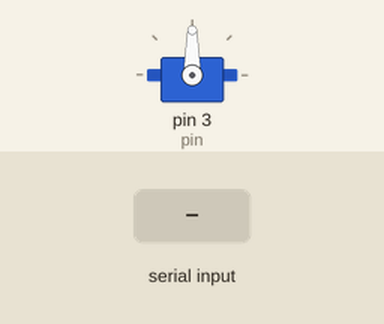
Simulated run of this sketch. Board: Arduino Uno, built with avr-gcc and run on an emulated ATmega328P. Shown: servo. The inputs (shaded band) are chosen by the test bench.

Above: at 1.2 s.
1.3 s: "1" received over Serial
At 2.3 s:
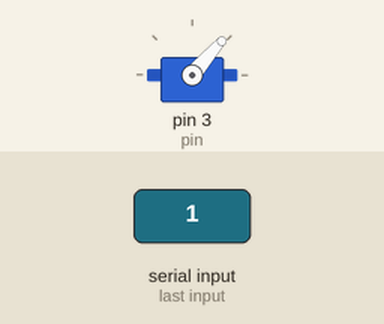
2.8 s: "0" received over Serial
At 3.5 s:
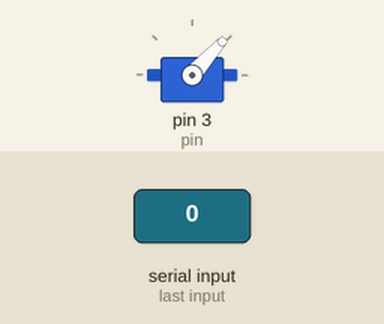
Timing chart, 0 to 5.8 s (numbered marks = the images above; inputs shaded):
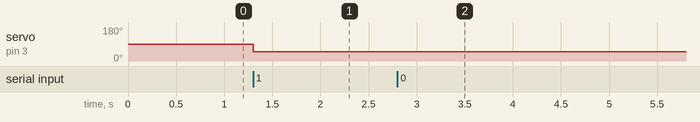

The sketch:

test.ino
```cpp
#include <Servo.h>

Servo myservo;

int pin = 3;
String s;

void setup()
{
  myservo.attach(pin);
  Serial.begin(9600);
}

void loop()
{
  if(Serial.available() > 0)
  {
    //s = Serial.readString();
    int data = Serial.read();
    myservo.write(data);
  }
}
```

Measured:
- after the input at 1.3 s, servo on pin 3 (pin): 90° → 49° at once
- after the input at 2.8 s, servo on pin 3 (pin): 49° → 48° at once
